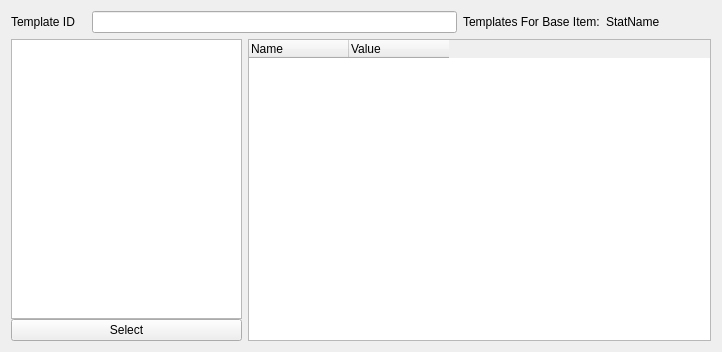
<?xml version="1.0" encoding="UTF-8"?>
<ui version="4.0">
 <class>ItemTemplateWidget</class>
 <widget class="QWidget" name="ItemTemplateWidget">
  <property name="geometry">
   <rect>
    <x>0</x>
    <y>0</y>
    <width>722</width>
    <height>352</height>
   </rect>
  </property>
  <property name="windowTitle">
   <string>Form</string>
  </property>
  <layout class="QGridLayout" name="gridLayout">
   <item row="0" column="5">
    <widget class="QLabel" name="label_2">
     <property name="text">
      <string>Templates For Base Item:</string>
     </property>
    </widget>
   </item>
   <item row="0" column="1" colspan="4">
    <widget class="QLineEdit" name="templateIdEdit"/>
   </item>
   <item row="0" column="6">
    <widget class="QLabel" name="statNameLabel">
     <property name="text">
      <string>StatName</string>
     </property>
    </widget>
   </item>
   <item row="0" column="0">
    <widget class="QLabel" name="label">
     <property name="text">
      <string>Template ID</string>
     </property>
    </widget>
   </item>
   <item row="1" column="0" colspan="3">
    <widget class="QWidget" name="widget" native="true">
     <property name="sizePolicy">
      <sizepolicy hsizetype="Preferred" vsizetype="Preferred">
       <horstretch>5</horstretch>
       <verstretch>0</verstretch>
      </sizepolicy>
     </property>
     <layout class="QVBoxLayout" name="verticalLayout">
      <property name="spacing">
       <number>0</number>
      </property>
      <property name="leftMargin">
       <number>0</number>
      </property>
      <property name="topMargin">
       <number>0</number>
      </property>
      <property name="rightMargin">
       <number>0</number>
      </property>
      <property name="bottomMargin">
       <number>0</number>
      </property>
      <item>
       <widget class="QTreeWidget" name="templateTree">
        <property name="sizePolicy">
         <sizepolicy hsizetype="Expanding" vsizetype="Expanding">
          <horstretch>0</horstretch>
          <verstretch>0</verstretch>
         </sizepolicy>
        </property>
        <property name="styleSheet">
         <string notr="true">QTreeView::branch:has-children:!has-siblings:closed,
QTreeView::branch:closed:has-children:has-siblings {
         border-image: none;
         	image: url(:/folder.png);
 }

 QTreeView::branch:open:has-children:!has-siblings,
 QTreeView::branch:open:has-children:has-siblings  {
         border-image: none;
	image: url(:/folder-open.png);
 }</string>
        </property>
        <property name="editTriggers">
         <set>QAbstractItemView::NoEditTriggers</set>
        </property>
        <property name="alternatingRowColors">
         <bool>true</bool>
        </property>
        <property name="sortingEnabled">
         <bool>true</bool>
        </property>
        <property name="expandsOnDoubleClick">
         <bool>false</bool>
        </property>
        <attribute name="headerVisible">
         <bool>false</bool>
        </attribute>
        <attribute name="headerStretchLastSection">
         <bool>true</bool>
        </attribute>
        <column>
         <property name="text">
          <string>1</string>
         </property>
        </column>
       </widget>
      </item>
      <item>
       <widget class="QPushButton" name="selectButton">
        <property name="text">
         <string>Select</string>
        </property>
       </widget>
      </item>
     </layout>
    </widget>
   </item>
   <item row="1" column="3" colspan="4">
    <widget class="QWidget" name="widget_2" native="true">
     <property name="sizePolicy">
      <sizepolicy hsizetype="Preferred" vsizetype="Preferred">
       <horstretch>7</horstretch>
       <verstretch>0</verstretch>
      </sizepolicy>
     </property>
     <layout class="QVBoxLayout" name="verticalLayout_2">
      <property name="spacing">
       <number>0</number>
      </property>
      <property name="leftMargin">
       <number>0</number>
      </property>
      <property name="topMargin">
       <number>0</number>
      </property>
      <property name="rightMargin">
       <number>0</number>
      </property>
      <property name="bottomMargin">
       <number>0</number>
      </property>
      <item>
       <widget class="QTreeWidget" name="templateInfoTree">
        <property name="editTriggers">
         <set>QAbstractItemView::NoEditTriggers</set>
        </property>
        <attribute name="headerVisible">
         <bool>true</bool>
        </attribute>
        <attribute name="headerStretchLastSection">
         <bool>false</bool>
        </attribute>
        <column>
         <property name="text">
          <string>Name</string>
         </property>
        </column>
        <column>
         <property name="text">
          <string>Value</string>
         </property>
        </column>
       </widget>
      </item>
     </layout>
    </widget>
   </item>
  </layout>
 </widget>
 <resources/>
 <connections/>
</ui>
